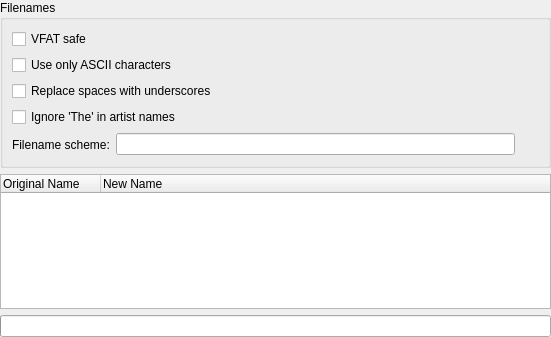
<?xml version="1.0" encoding="UTF-8"?>
<ui version="4.0">
 <class>TrackOrganiser</class>
 <widget class="QWidget" name="TrackOrganiser">
  <property name="geometry">
   <rect>
    <x>0</x>
    <y>0</y>
    <width>551</width>
    <height>337</height>
   </rect>
  </property>
  <layout class="QVBoxLayout" name="verticalLayoutx">
   <property name="margin">
    <number>0</number>
   </property>
   <item>
    <layout class="QVBoxLayout" name="verticalLayout">
     <property name="margin">
      <number>0</number>
     </property>
     <item>
      <widget class="QGroupBox" name="optionsBox">
       <property name="title">
        <string>Filenames</string>
       </property>
       <layout class="QFormLayout" name="formLayout_2">
        <property name="fieldGrowthPolicy">
         <enum>QFormLayout::ExpandingFieldsGrow</enum>
        </property>
        <item row="4" column="1">
         <layout class="QHBoxLayout" name="horizontalLayout">
          <property name="spacing">
           <number>0</number>
          </property>
          <item>
           <widget class="LineEdit" name="filenameScheme">
            <property name="minimumSize">
             <size>
              <width>288</width>
              <height>0</height>
             </size>
            </property>
            <property name="readOnly">
             <bool>true</bool>
            </property>
           </widget>
          </item>
          <item>
           <widget class="QToolButton" name="configFilename">
            <property name="autoRaise">
             <bool>true</bool>
            </property>
           </widget>
          </item>
         </layout>
        </item>
        <item row="4" column="0">
         <widget class="BuddyLabel" name="label_6">
          <property name="text">
           <string>Filename scheme:</string>
          </property>
          <property name="buddy">
           <cstring>filenameScheme</cstring>
          </property>
         </widget>
        </item>
        <item row="0" column="0" colspan="2">
         <widget class="QCheckBox" name="vfatSafe">
          <property name="text">
           <string>VFAT safe</string>
          </property>
         </widget>
        </item>
        <item row="1" column="0" colspan="2">
         <widget class="QCheckBox" name="asciiOnly">
          <property name="text">
           <string>Use only ASCII characters</string>
          </property>
         </widget>
        </item>
        <item row="2" column="0" colspan="2">
         <widget class="QCheckBox" name="replaceSpaces">
          <property name="text">
           <string>Replace spaces with underscores</string>
          </property>
         </widget>
        </item>
        <item row="3" column="0" colspan="2">
         <widget class="QCheckBox" name="ignoreThe">
          <property name="text">
           <string>Ignore 'The' in artist names</string>
          </property>
         </widget>
        </item>
       </layout>
      </widget>
     </item>
     <item>
      <widget class="QTreeWidget" name="files">
       <property name="alternatingRowColors">
        <bool>true</bool>
       </property>
       <property name="rootIsDecorated">
        <bool>false</bool>
       </property>
       <property name="uniformRowHeights">
        <bool>true</bool>
       </property>
       <property name="allColumnsShowFocus">
        <bool>true</bool>
       </property>
       <column>
        <property name="text">
         <string>Original Name</string>
        </property>
       </column>
       <column>
        <property name="text">
         <string>New Name</string>
        </property>
       </column>
      </widget>
     </item>
    </layout>
   </item>
   <item>
    <widget class="QProgressBar" name="progress"/>
   </item>
  </layout>
 </widget>
 <customwidgets>
  <customwidget>
   <class>LineEdit</class>
   <extends>QLineEdit</extends>
   <header>lineedit.h</header>
  </customwidget>
  <customwidget>
   <class>BuddyLabel</class>
   <extends>QLabel</extends>
   <header>buddylabel.h</header>
  </customwidget>
 </customwidgets>
 <tabstops>
  <tabstop>vfatSafe</tabstop>
  <tabstop>asciiOnly</tabstop>
  <tabstop>replaceSpaces</tabstop>
  <tabstop>ignoreThe</tabstop>
  <tabstop>filenameScheme</tabstop>
  <tabstop>configFilename</tabstop>
  <tabstop>files</tabstop>
 </tabstops>
 <resources/>
 <connections/>
</ui>
